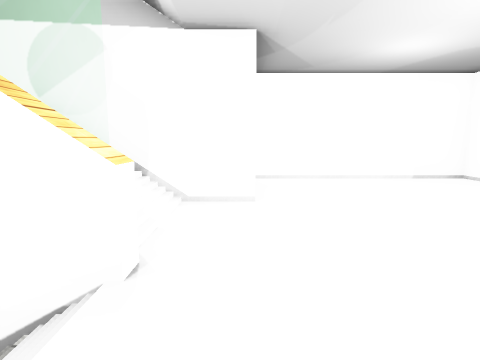
[1] (above)

17 first-person views from a walk through a Unity game level. The camera is 1.2 m above the floor, tilts 8° down and sees 80° across. The floor is counted in squares, 1 m on a side. Each view is taken from the middle of a square. On the plan, view 1 faces up. The plan holds only what a view shows up to about 13 squares ahead; the rest is blank. The place goes on beyond the plan. Some surface patterns are stand-ins.

[2]
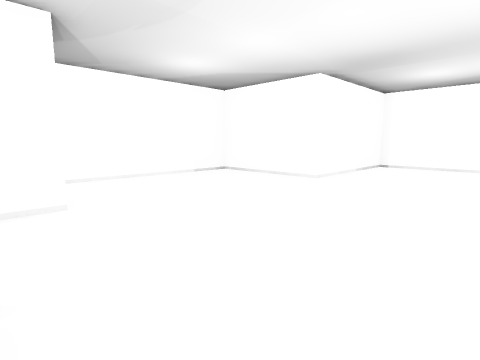

[3]
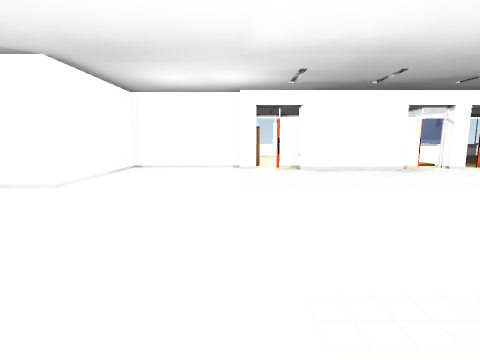

[4]
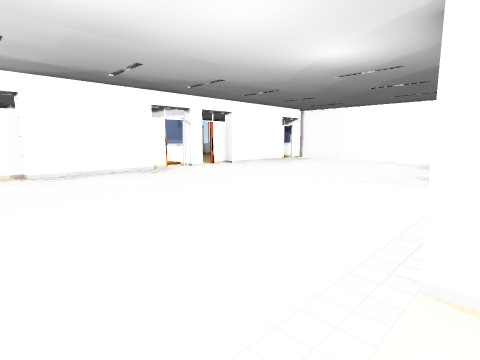

[5]
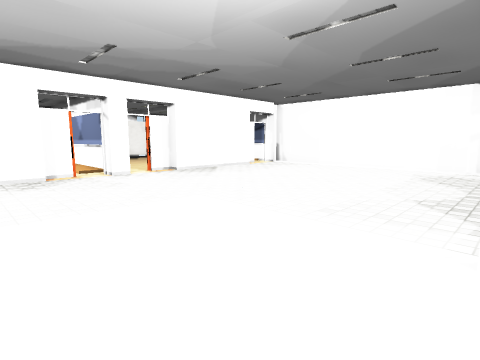

[6]
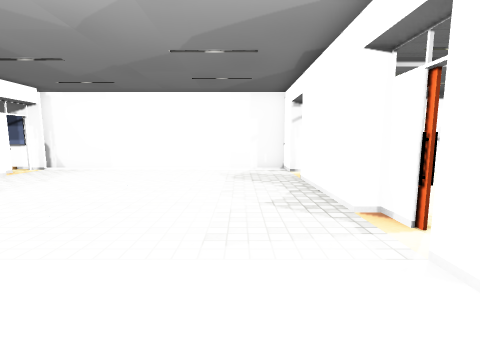

[7]
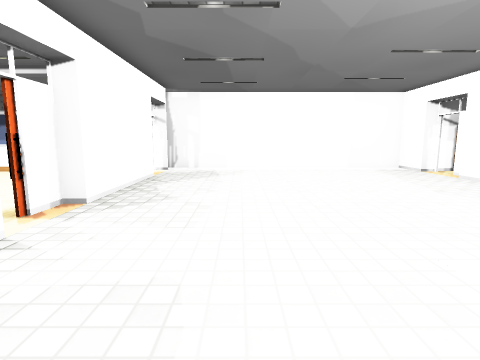

[8]
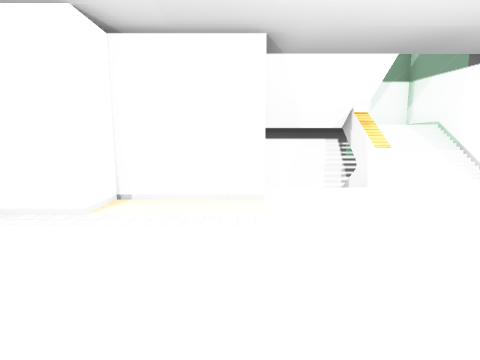

[9]
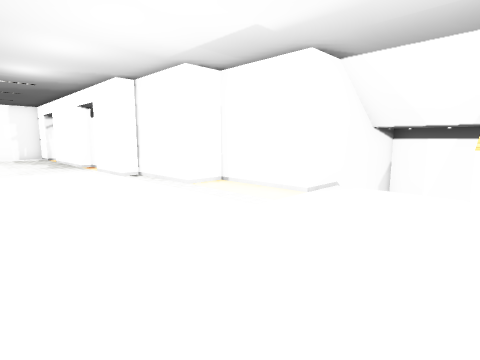

[10]
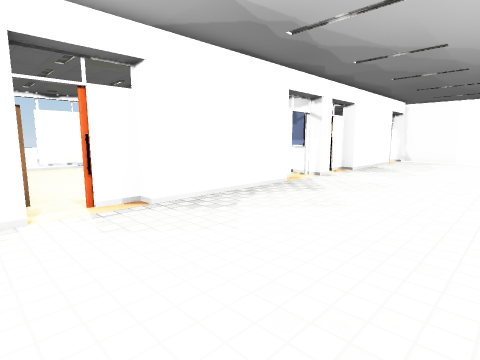

[11]
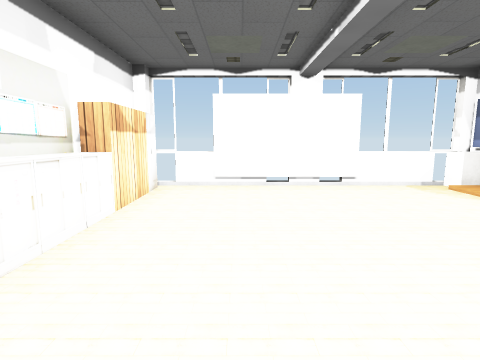

[12]
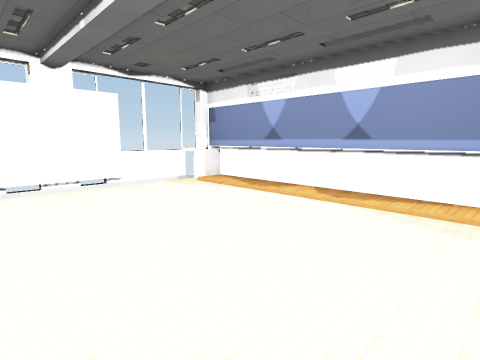

[13]
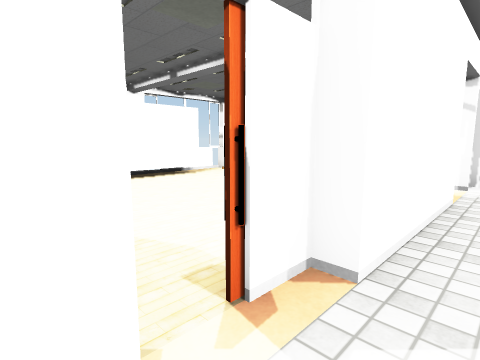

[14]
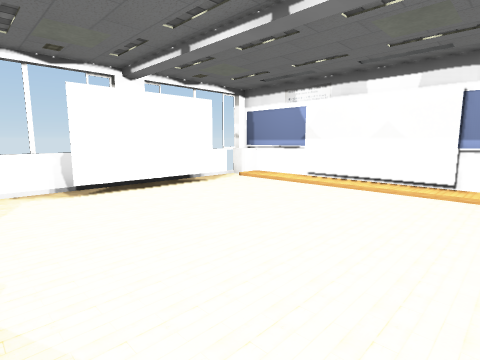

[15]
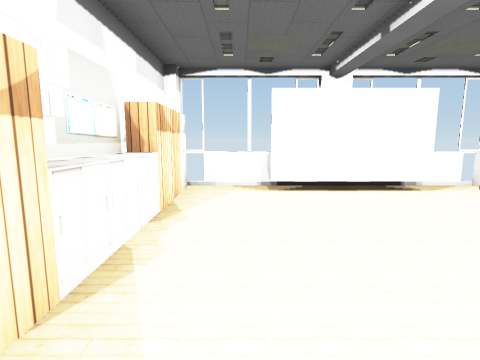

[16]
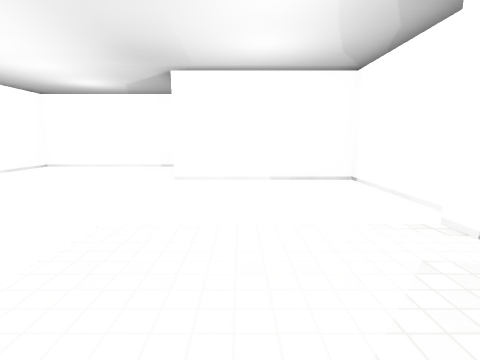

[17]
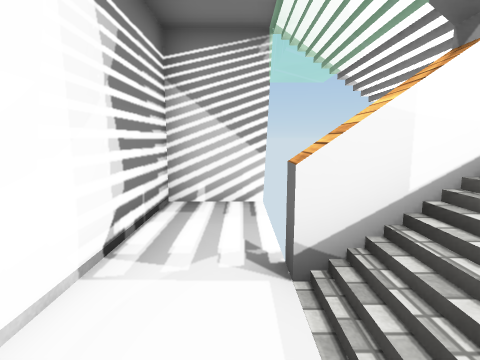

### Floor plan
Key: @ floor where view 1 was taken; # wall or solid block; x gap in a wall; . main floor; - floor 1.5 m lower than the main floor; / step, stairs or slope; = window, fence, low wall or low ledge; ^ raised ledge; O other object.
Columns run from 6 left of view 1 to 21 right of it. Each row starts with its distance up from view 1.
  9       ########
  8       #......#
  7       #......#
  6 #######......#
  5 #--=O........#######
  4 #--=O..............#
  3 #--###.............#
  2 #--//..............#
  1 #--/ ..............#
  0 # - /.@...........### ###
 -1 #######.............#^^^####
 -2       #...........#........^
 -3       #...........#........#
 -4       ##..........# .......#
 -5        #..........#........#
 -6        #..........#........#
 -7        ##.........#........^
 -8         #.........x........^
 -9         #.........##########
-10         #..................^
-11         #.........#........^
-12         #.........#.......#^
-13         #.........#.......#
-14         #.........#.......#
-15         #.........#.......#
-16         #.........#........^
-17         #.................^^
-18         #.........##########
-19         ###########

Positions as (right, up) in squares from view 1, and headings:
1: (0, 0), facing up
2: (-1, 0), facing up-right
3: (0, 0), facing right
4: (1, -1), facing down-right
5: (2, -5), facing down-right
6: (4, -6), facing down
7: (9, -6), facing down
8: (6, -1), facing left
9: (6, 3), facing down-left
10: (7, 0), facing down-right
11: (13, -3), facing right
12: (13, -3), facing down-right
13: (11, -9), facing down-right
14: (13, -10), facing down-right
15: (13, -11), facing right
16: (9, -4), facing up
17: (-4, 0), facing up
